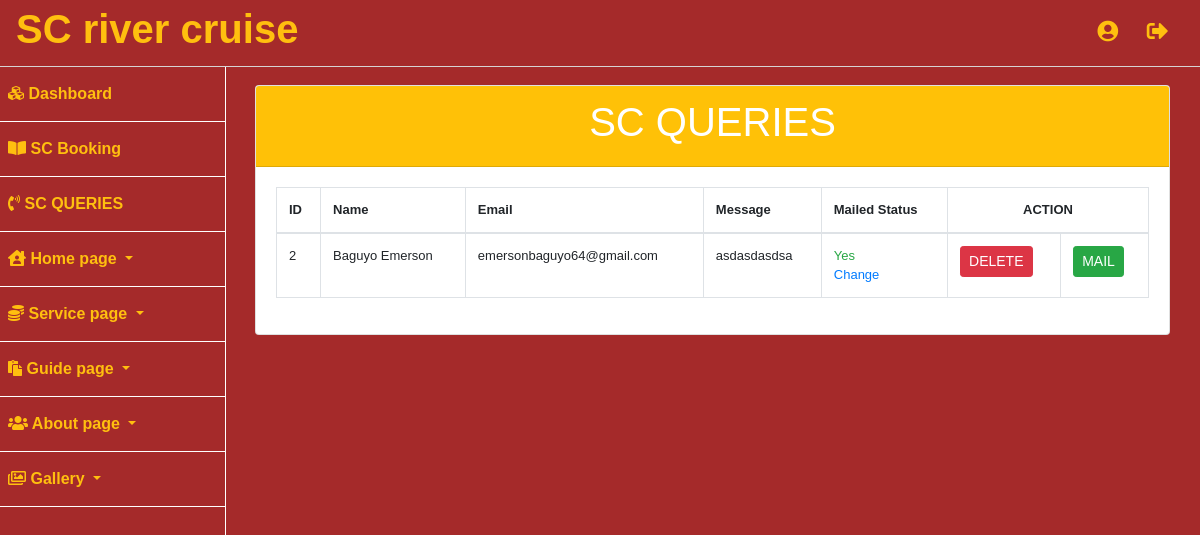
The page /admin/queries.php (signed in) on the database its author committed.
### tables this page shows
CREATE TABLE `admin_queries` (
  `id` int(11) NOT NULL,
  `name` varchar(255) NOT NULL,
  `email` varchar(255) NOT NULL,
  `message` text NOT NULL,
  `Mailed` varchar(64) NOT NULL DEFAULT 'No'
);

### admin/queries.php (the view, shortened to what this page needs)
<?php require_once "includes/header.php" ?>
<?php
    $get_all_queries = $connection->query("SELECT * FROM admin_queries");
?>
    <div class="wrapper">
        <?php require_once "includes/navigation.php" ?>
        <div class="page-wrapper">
            <div class="container-fluid">
                <div class="row">
                    <div class="col-lg-12">
                        <div class="page-header">
                            <div class="card">
                                <div class="card-header bg-warning text-white">
                                    <h1 class="text-center">SC QUERIES </h1>
                                </div>
                                <div class="card-body">
                                <div class="table-responsive-lg" style="font-size: 13px;">
                                    <table class="table table-bordered table-hover">
                                       <thead>
                                           <tr>
                                               <th>ID</th>
                                               <th>Name</th>
                                               <th>Email</th>
                                               <th>Message</th>
                                               <th>Mailed Status</th>
                                               <th colspan="2" class="text-center">ACTION</th>
                                           </tr>
                                       </thead>
                                       <tbody>
                                           <?php
                                                while($row = $get_all_queries->fetch_assoc()){
                                                     ($row['Mailed'] == "Yes") ? $mailed =  "<span class='text-success'> ". $row['Mailed'] . "</span>" : $mailed =  "<span class='text-danger'> ". $row['Mailed'] . "</span>" ;
                                                    echo "<tr>";
                                                        echo "<td>". $row['id'] . "</td>";
                                                        echo "<td>". $row['name'] . "</td>";
                                                        echo "<td>". $row['email'] . "</td>";
                                                        echo "<td>". $row['message'] . "</td>";
                                                        echo "<td> ". $mailed . " <div> <a href='queries.php?mailsts={$row['Mailed']}&id={$row['id']}' class=''>Change</a> </div> </td>";
                                                        echo "<td> <a href='#' dlt='$row[id]' class='btn btn-danger delete btn-sm'>DELETE</a> </td>";
                                                        echo "<td> <a href='queries_mail.php?id={$row['id']}' class='btn btn-success btn-sm'>MAIL</a> </td>";
                                                    echo "</tr>";
                                                }
                                           ?>
                                       </tbody>
                                   </table>
                                </div>
                                </div>
                            </div>
                        </div>
                    </div>
                </div>
            </div>
        </div>
    </div>
<?php  require_once "includes/footer.php" ?>

### admin/css/main.css (style rules this page uses)
* { box-sizing: border-box; font-family: sans-serif; text-decoration: none; }
html,body { height: 100%; background-color: #A52A2A; }
body { margin-top: 100px; }
.page-wrapper { padding: 15px 15px; background-color: #A52A2A; height: 100%; }
.page-header { margin: 20px 0px 20px; padding-bottom: 9px; }
@media (min-width:768px) { body { margin-top: 50px; } }
@media (min-width:768px) { .wrapper { margin-left: 225px; } }

### rows shown on the page
admin_queries: id "2", name "Baguyo Emerson", email "emersonbaguyo64@gmail.com", message "asdasdasdsa", Mailed "Yes"
